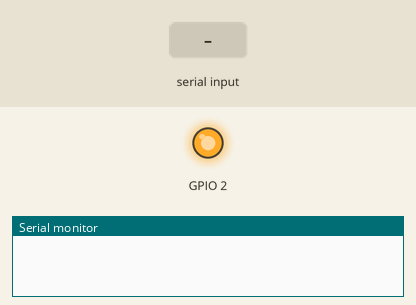
Bench run of a sketch on a simulated ESP8266 (NodeMCU). On the bench: output pins drawn as LEDs (lit = HIGH, except the on-board LED, lit = LOW), the last lines printed to the serial monitor. The inputs (shaded band) are chosen by the test bench. WiFi joins after 1.5 s; servers stay silent unless stated.

Above: at 0.1 s.
At 2.7 s:
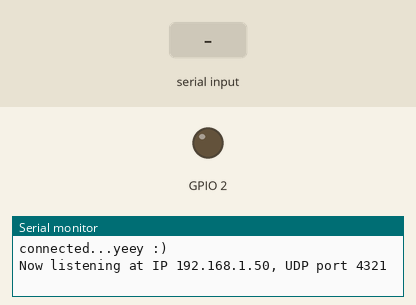
2.8 s: "1" received over Serial
Timing chart, 0 to 5.8 s (numbered marks = the images above; inputs shaded):
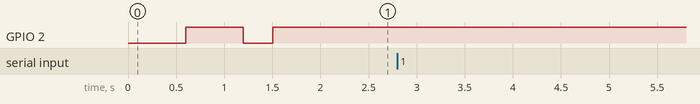

The sketch:

ESP_Wifi_Manager.ino
```cpp
#include <ESP8266WiFi.h>          //https://github.com/esp8266/Arduino
//#include <SPI.h>
//#include <Ethernet.h>
//#include <EthernetUdp.h>

//needed for library
#include <DNSServer.h>
#include <ESP8266WebServer.h>
#include <WiFiManager.h> //https://github.com/tzapu/WiFiManager
#include <WiFiUdp.h>

//for LED status
#include <Ticker.h>
Ticker ticker;

#define teensy Serial
// Change AP_NAME to avoid having twice equals on same network
#define AP_NAME "ICROCO_CUBE_06"
// Change udp port if you wanna listen/sent on something else
#define UDP_PORT 4321

//######### WiFi
WiFiUDP udp;
char incomingPacket[255];  // buffer for incoming packets

void tick()
{
  //toggle state
  int state = digitalRead(BUILTIN_LED);  // get the current state of GPIO1 pin
  digitalWrite(BUILTIN_LED, !state);     // set pin to the opposite state
}

//gets called when WiFiManager enters configuration mode
void configModeCallback (WiFiManager *myWiFiManager) {
  Serial.println("Entered config mode");
  Serial.println(WiFi.softAPIP());
  //if you used auto generated SSID, print it
  Serial.println(myWiFiManager->getConfigPortalSSID());
  //entered config mode, make led toggle faster
  ticker.attach(0.2, tick);
}

void setup() {
  teensy.begin(9600);

  //set led pin as output
  pinMode(BUILTIN_LED, OUTPUT);
  // start ticker with 0.5 because we start in AP mode and try to connect
  ticker.attach(0.6, tick);

  //WiFiManager
  //Local intialization. Once its business is done, there is no need to keep it around
  WiFiManager wifiManager;
  //reset settings - for testing
  wifiManager.resetSettings();

  //set callback that gets called when connecting to previous WiFi fails, and enters Access Point mode
  wifiManager.setAPCallback(configModeCallback);

  //fetches ssid and pass and tries to connect
  //if it does not connect it starts an access point with the specified name
  //here  "AutoConnectAP"
  //and goes into a blocking loop awaiting configuration
  if (!wifiManager.autoConnect(AP_NAME)) {
    Serial.println("failed to connect and hit timeout");
    //reset and try again, or maybe put it to deep sleep
    ESP.reset();
    delay(1000);
  }

  //if you get here you have connected to the WiFi
  Serial.println("connected...yeey :)");
  ticker.detach();

  //keep LED on
  digitalWrite(BUILTIN_LED, HIGH);

  teensy.setTimeout(80);
  udp.begin(UDP_PORT);
  Serial.printf("Now listening at IP %s, UDP port %d\n", WiFi.localIP().toString().c_str(), UDP_PORT);
}//end setup

long t1 = millis();

void loop() {
  int packetSize = udp.parsePacket();

  if (packetSize) {
    //Serial.printf("Received %d bytes from %s, port %d\n", packetSize, udp.remoteIP().toString().c_str(), udp.remotePort());
    handleIncoming(readUdp());
  }

  if (teensy.available()) {
    String in = "";
    while (teensy.available()) {
      in += char(teensy.read());
      delay(10);
    }
    handleTeensy(in);
  }
}//end loop


void handleIncoming(String incoming) {
  teensy.print(incoming);
}//end handleIncoming()

void handleTeensy(String incoming) {
  sendUdp(udp.remoteIP(), udp.remotePort(), incoming);
}//end void handleTeensy()


String readUdp() {
  int len = udp.read(incomingPacket, UDP_TX_PACKET_MAX_SIZE);
    if (len > 0)
    {
      incomingPacket[len] = 0;
    }
   Serial.printf("UDP packet contents: %s\n", incomingPacket);
   String reply = String(incomingPacket);

  return reply;
}//end String readUdp()

void sendUdp(int ip, String command) {
  udp.beginPacket(ip, UDP_PORT);
  udp.print(command);
  udp.endPacket();
}//end void sendUdp()

void sendUdp(IPAddress ip, int port, String command) {
  udp.beginPacket(ip, port);
  udp.print(command);
  udp.endPacket();
}//end void sendUdp()
```
